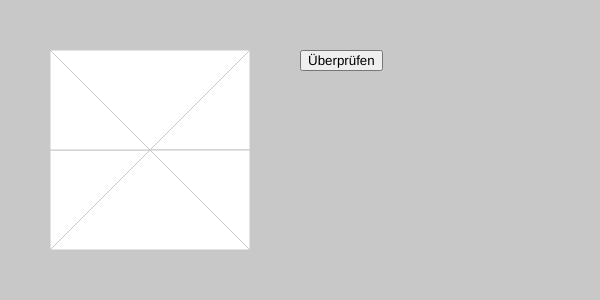
Frame 1 (no input)
Frame 60 (no input): identical to frame 1, image omitted
Frame 120 (the mouse pressed at the canvas centre since frame 60): identical to frame 1, image omitted

The p5.js sketch that drew this single still picture (run headless with seeded random() and noise() and a simulated clock; from frame 60 on, the mouse is pressed at the canvas centre):

// p5.js sketch
// ── sketch.js
/* 
Based on Dan Shiffman's video 6.7 p5.js clicking on objects
Code for video https://vimeo.com/channels/learningp5js/141919520
*/
//https://stackoverflow.com/questions/70202216/is-there-a-way-to-check-if-the-mouse-is-clicked-on-a-certain-element-in-p5-js
//https://editor.p5js.org/Kumu-Paul/sketches/kyu5SRqKp
//PiP problem: https://en.wikipedia.org/wiki/Point_in_polygon
//ternary operators: https://developer.mozilla.org/en-US/docs/Learn/JavaScript/Building_blocks/conditionals

var triangles = [];
var sum_blue = 0;
var sum_green = 0;
var sum_yellow = 0;
var c_yellow = false;
var c_green = false;
var c_blue = false;
current_r = 255;
current_g = 255;
current_b = 255;
var checker_array = [[0,0,0],[0,0,0],[0,0,0],[0,0,0],[0,0,0],[0,0,0]];
var color_code;

function setup() {
  createCanvas(600, 300);
  background(200);
  for (var i = 0; i < 6; i++) {
    triangles.push(new Triangle(i));
  }
  button = createButton('Überprüfen');
  button.position(300, 50);
  
  radio1 = createRadio();

  //.option([value], [contentLabel])
  //If 1 param, it's both content AND
  //value. Values treated as strings.
  radio1.option(1, "blue");
  radio1.option(2, "green");
  radio1.option(3, "yellow");

  radio1.value("1"); //set init value
  
  
}

function mouseClicked() {
  for (var i = 0; i < triangles.length; i++) {
    triangles[i].clicked(mouseX,mouseY);
  }
}

function draw() {
  switch (radio1.value()) {
    //radio value is always a string
    case "1":
      current_r = 100;
      current_g = 150;
      current_b = 255;
      color_code = 0;
      c_blue = true;
      c_green = false;
      c_yellow = false;
      break;
    case "2":
      current_r = 100;
      current_g = 240;
      current_b = 100;
      color_code = 1;
      c_green = true;
      c_yellow = false;
      c_blue = false;
      break;
    case "3":
      current_r = 255;
      current_g = 255;
      current_b = 100;
      color_code = 2;
      c_yellow = true;
      c_green = false;
      c_blue = false;
      break;
  }
  sum_blue = 0;
  sum_green = 0;
  sum_yellow = 0;

  for (var i = 0; i < triangles.length; i++) {
    triangles[i].display();
    sum_blue = sum_blue + checker_array[i][0];
    sum_green = sum_green + checker_array[i][1]; 
    sum_yellow = sum_yellow + checker_array[i][2];   
    
  }

  button.mousePressed(check_answer);

}

/////
function Triangle(num) {
  list_triangles = [[[50,250,150],[50,50,150],[2]],[[150,250,250],[150,50,150],[1]],[[150,250,250],[150,150,250],[1]],[[150,50,250],[150,250,250],[2]],[[50,150,50],[150,150,250],[1]],[[50,50,150],[50,150,150],[1]]];
  this.col = color(255,255,255);
  this.c = false;
  this.vert_x = [list_triangles[num][0][0],list_triangles[num][0][1],list_triangles[num][0][2]];
  this.vert_y = [list_triangles[num][1][0],list_triangles[num][1][1],list_triangles[num][1][2]];
  this.area_t = list_triangles[num][2][0];
  this.display = function() {
    stroke(200);
    
    beginShape();
    fill(this.col);
    for (var i = 0; i < 3; i++){
      vertex(this.vert_x[i],this.vert_y[i]);
    }
    endShape(CLOSE);
  }
  
  this.clicked = function(x,y) {
    this.count = 0;
    
    for (let i=0,j=2;i<3;j=i++) {
      //j = (i + 1) % 3;
      if ((y > this.vert_y[i]) != (y > this.vert_y[j])) {
        this.slope = (this.vert_y[i]-this.vert_y[j])/(this.vert_x[i]-this.vert_x[j]);
        this.x_slope = this.vert_x[i] + ((y-this.vert_y[i])/this.slope);
        if ((x > this.x_slope)) {
          this.count = this.count + 1;
        }
      }
    }
    
    if (this.count == 1 && !this.c) {
      this.col = color(current_r,current_g,current_b);
      this.c = !this.c;
      checker_array[num][color_code] = this.area_t;
    }
    else if (this.count == 1 && this.c) {
      this.col = color(255, 255, 255);
      this.c = !this.c;
      checker_array[num] = [0,0,0];
    }
  }

}

function check_answer() {
  background(200);
  textSize(20);

  if (sum_blue == 4 && sum_green == 2 && sum_yellow == 1){
    noStroke;
    fill(255, 102, 153);
    text('Richtig', 300, 200);
  }
  else {
    noStroke;
    fill(20, 20, 20);
    text('Versuche es', 300, 200);
    text('nochmals', 300, 230);
  }
  
}
